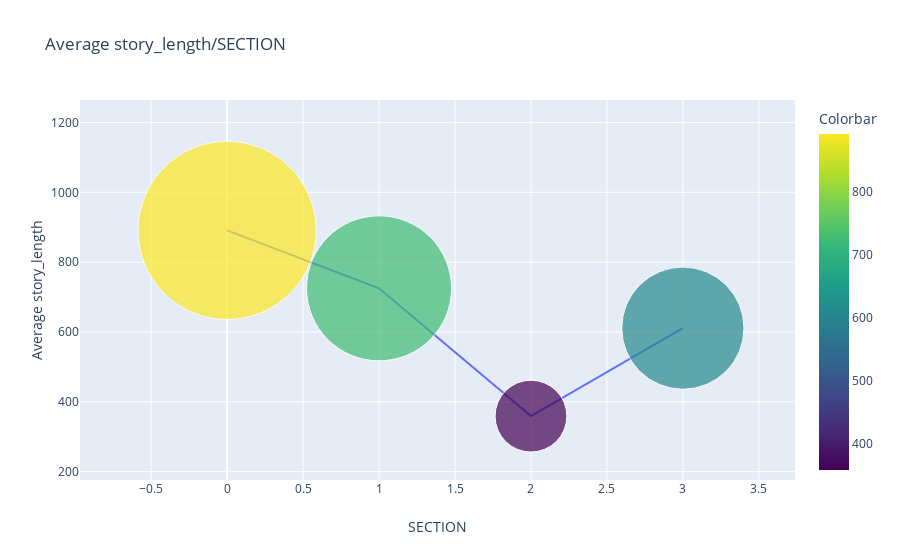

This figure's notebook cell:
### Code cell
create_aggregrated_plots('story_length','SECTION',0.2)

### Figure 1 — Plotly figure (JSON) as saved in the notebook; plotly's stock layout.template omitted (floating-point values rounded to 4 significant figures)
{"data": [{"marker": {"color": [891, 725, 359, 611], "colorbar": {"title": {"text": "Colorbar"}}, "colorscale": [[0, "#440154"], [0.1111, "#482878"], [0.2222, "#3e4989"], [0.3333, "#31688e"], [0.4444, "#26828e"], [0.5556, "#1f9e89"], [0.6667, "#35b779"], [0.7778, "#6ece58"], [0.8889, "#b5de2b"], [1, "#fde725"]], "size": [178.2, 145, 71.8, 122.2]}, "mode": "lines+markers", "type": "scatter", "x": [0, 1, 2, 3], "y": [891, 725, 359, 611]}], "layout": {"title": {"text": "Average story_length/SECTION"}, "xaxis": {"title": {"text": "SECTION"}}, "yaxis": {"title": {"text": "Average story_length"}}}}
